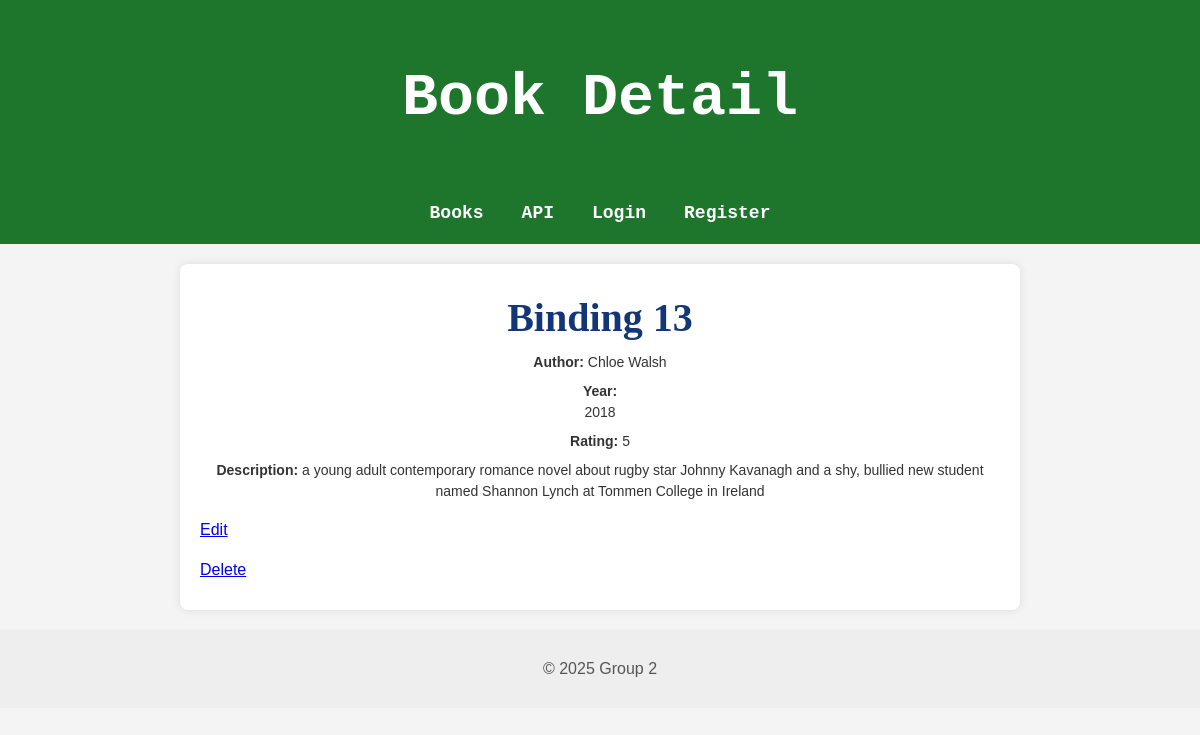
The app's page /book_detail/2/ with its own data.
### books/models.py (models this page shows, shortened)
class Book (models.Model):
    title = models.CharField(max_length=200)
    author = models.CharField(max_length=200)
    year = models.IntegerField()
    rating = models.IntegerField()
    description = models.TextField(null=True,blank=True)
    user = models.ForeignKey(User, on_delete=models.CASCADE, null=True)

### books/views.py (the view)
# urls.py: path('book_detail/<int:book_id>/', views.book_detail, name = 'book_detail'),
def book_detail(request,book_id):
    books = Book.objects.get(id=book_id)
    return render(request,'books/book_detail.html', { 'book':books})

### books/templates/books/book_detail.html (shortened to what this page needs)
{% extends "base.html" %}
{% block header %}
Book Detail
{% endblock %}
{% block content %}
<div class="card-body">
    <h4 class="card-title">
        {{ book.title }}
    </h4>
    <p class="card-text">
        <strong>Author:</strong>
        {{ book.author }}
    </p>
    <p class="card-text">
        <strong>Year:</strong><br>
        {{ book.year }}
    </p>
    <p class="card-text">
        <strong>Rating:</strong>
        {{ book.rating }}
    </p>
     <p class="card-text">
        <strong>Description:</strong>
        {{ book.description }}
    </p>
    <p>
        <a href= "{% url 'edit_book' book.id %}" > Edit </a>
    </p>
    <p>
        <a href= "{% url 'delete_book' book.id %}" > Delete </a>
    </p>
</div>
{% endblock %}

### static/styles.css (style rules this page uses)
body { font-family: Arial, sans-serif; line-height: 1.6; margin: 0; padding: 0; background-color: #f4f4f4; color: #333; }
.card-title { margin: 2px; font-size: 40px; color: #133776; text-align: center; font-weight: bold; font-family: Cambria, Cochin, Georgia, Times, 'Times New Roman', serif; }
.card-text { margin: 2px 0; font-size: 14px; color: #333; word-wrap: break-word; text-align: center; }
.card-body p { margin-bottom: 8px; line-height: 1.5; }

### records on screen
Book: title "Binding 13", author "Chloe Walsh", year "2018", rating "5", description "a young adult contemporary romance novel about rugby star Johnny Kavanagh and a shy, bullied new student named Shannon Lynch at Tommen College in Ireland"
